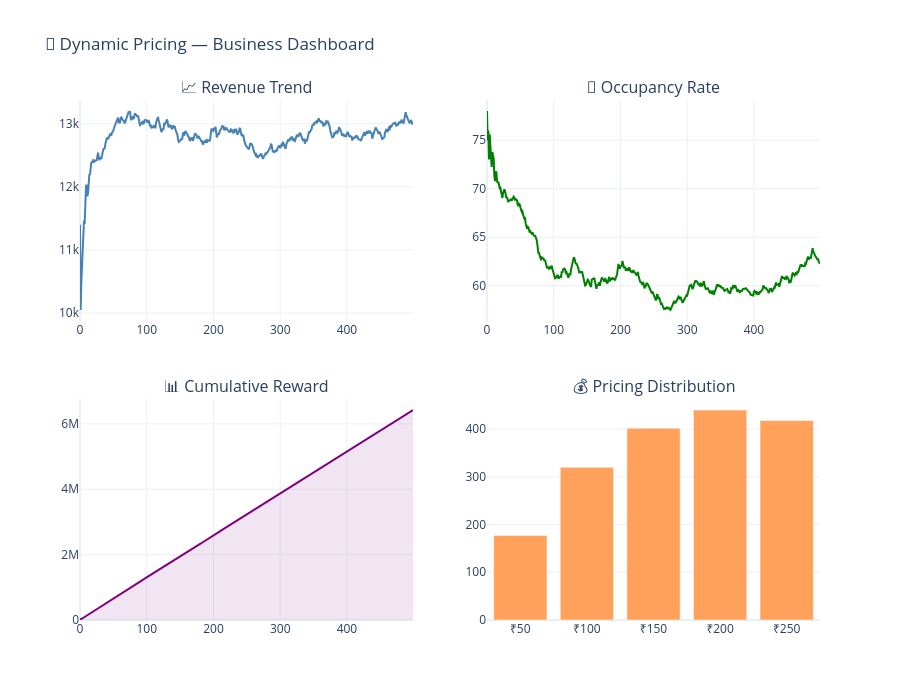

Write notebook code for a chart like this one.
### Code cell
# Combined Full Dashboard


fig_full = make_subplots(
    rows=2, cols=2,
    subplot_titles=(
        '📈 Revenue Trend',
        '🏨 Occupancy Rate',
        '📊 Cumulative Reward',
        '💰 Pricing Distribution'
    ),
    specs=[
        [{'type': 'scatter'}, {'type': 'scatter'}],
        [{'type': 'scatter'}, {'type': 'bar'}]
    ],
    vertical_spacing   = 0.15,
    horizontal_spacing = 0.10
)

# Revenue trend
fig_full.add_trace(
    go.Scatter(
        x    = dqn_history['episode'],
        y    = dqn_history['avg_reward_50'],
        mode = 'lines',
        name = 'Revenue Trend',
        line = dict(color='steelblue', width=2)
    ),
    row=1, col=1
)

# Occupancy
fig_full.add_trace(
    go.Scatter(
        x    = occupancy['episode'],
        y    = occupancy['occupancy_roll'],
        mode = 'lines',
        name = 'Occupancy %',
        line = dict(color='green', width=2)
    ),
    row=1, col=2
)

# Cumulative reward
fig_full.add_trace(
    go.Scatter(
        x    = dqn_history['episode'],
        y    = dqn_history['cumulative_reward'],
        mode = 'lines',
        name = 'Cumulative Revenue',
        line = dict(color='purple', width=2),
        fill = 'tozeroy',
        fillcolor = 'rgba(128,0,128,0.1)'
    ),
    row=2, col=1
)

# Pricing distribution
fig_full.add_trace(
    go.Bar(
        x    = [f'₹{p}' for p in avg_rev_by_price.index],
        y    = avg_rev_by_price.values,
        name = 'Avg Rev per Price',
        marker_color = '#FFA15A'
    ),
    row=2, col=2
)

fig_full.update_layout(
    title_text = '🏨 Dynamic Pricing — Business Dashboard',
    height     = 700,
    template   = 'plotly_white',
    showlegend = False
)

fig_full.show()

print("\n" + "=" * 50)
print("BUSINESS DASHBOARD SUMMARY")
print("=" * 50)
print(f"Total episodes trained  : {len(dqn_history)}")
print(f"Average revenue/episode : ₹{dqn_history['total_reward'].mean():,.2f}")
print(f"Best episode revenue    : ₹{dqn_history['total_reward'].max():,.2f}")
print(f"Average occupancy rate  : {occupancy['occupancy_rate'].mean():.1f}%")
print(f"Total cumulative revenue: ₹{dqn_history['cumulative_reward'].iloc[-1]:,.2f}")
print(f"Most used price         : ₹{step_logs['price'].mode()[0]}")
print("=" * 50)

### Figure 1 — Plotly figure (JSON) as saved in the notebook; plotly's stock layout.template omitted (floating-point values rounded to 4 significant figures; data arrays with more than 128 entries replaced by an {"elided": "..."} marker saying what was removed)
{"data": [{"line": {"color": "steelblue", "width": 2}, "mode": "lines", "name": "Revenue Trend", "type": "scatter", "x": {"elided": "500 int values"}, "xaxis": "x", "y": {"elided": "500 float values"}, "yaxis": "y"}, {"line": {"color": "green", "width": 2}, "mode": "lines", "name": "Occupancy %", "type": "scatter", "x": {"elided": "500 int values"}, "xaxis": "x2", "y": {"elided": "500 float values"}, "yaxis": "y2"}, {"fill": "tozeroy", "fillcolor": "rgba(128,0,128,0.1)", "line": {"color": "purple", "width": 2}, "mode": "lines", "name": "Cumulative Revenue", "type": "scatter", "x": {"elided": "500 int values"}, "xaxis": "x3", "y": {"elided": "500 float values"}, "yaxis": "y3"}, {"marker": {"color": "#FFA15A"}, "name": "Avg Rev per Price", "type": "bar", "x": ["₹50", "₹100", "₹150", "₹200", "₹250"], "xaxis": "x4", "y": [176.9, 320.0, 401.7, 439.9, 417.8], "yaxis": "y4"}], "layout": {"annotations": [{"font": {"size": 16}, "showarrow": false, "text": "📈 Revenue Trend", "x": 0.225, "xanchor": "center", "xref": "paper", "y": 1, "yanchor": "bottom", "yref": "paper"}, {"font": {"size": 16}, "showarrow": false, "text": "🏨 Occupancy Rate", "x": 0.775, "xanchor": "center", "xref": "paper", "y": 1, "yanchor": "bottom", "yref": "paper"}, {"font": {"size": 16}, "showarrow": false, "text": "📊 Cumulative Reward", "x": 0.225, "xanchor": "center", "xref": "paper", "y": 0.425, "yanchor": "bottom", "yref": "paper"}, {"font": {"size": 16}, "showarrow": false, "text": "💰 Pricing Distribution", "x": 0.775, "xanchor": "center", "xref": "paper", "y": 0.425, "yanchor": "bottom", "yref": "paper"}], "height": 700, "showlegend": false, "title": {"text": "🏨 Dynamic Pricing — Business Dashboard"}, "xaxis": {"anchor": "y", "domain": [0, 0.45]}, "xaxis2": {"anchor": "y2", "domain": [0.55, 1]}, "xaxis3": {"anchor": "y3", "domain": [0, 0.45]}, "xaxis4": {"anchor": "y4", "domain": [0.55, 1]}, "yaxis": {"anchor": "x", "domain": [0.575, 1]}, "yaxis2": {"anchor": "x2", "domain": [0.575, 1]}, "yaxis3": {"anchor": "x3", "domain": [0, 0.425]}, "yaxis4": {"anchor": "x4", "domain": [0, 0.425]}}}
